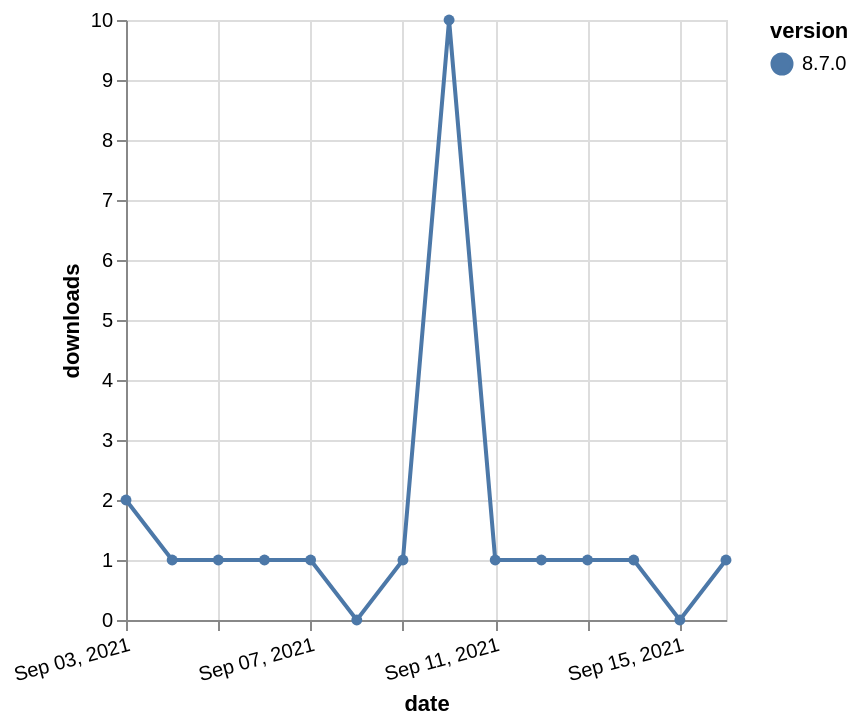

Vega-Lite specification for this chart:
### Vega-Lite specification from a JSON file in a GitHub repository (floating-point values rounded to 4 significant figures)
{"$schema": "https://vega.github.io/schema/vega-lite/v5.json", "description": "A simple bar chart with embedded data.", "data": {"values": [{"date": "2021-09-03", "total": 486, "delta": 2, "version": "8.7.0"}, {"date": "2021-09-04", "total": 487, "delta": 1, "version": "8.7.0"}, {"date": "2021-09-05", "total": 488, "delta": 1, "version": "8.7.0"}, {"date": "2021-09-06", "total": 489, "delta": 1, "version": "8.7.0"}, {"date": "2021-09-07", "total": 490, "delta": 1, "version": "8.7.0"}, {"date": "2021-09-08", "total": 490, "delta": 0, "version": "8.7.0"}, {"date": "2021-09-09", "total": 491, "delta": 1, "version": "8.7.0"}, {"date": "2021-09-10", "total": 501, "delta": 10, "version": "8.7.0"}, {"date": "2021-09-11", "total": 502, "delta": 1, "version": "8.7.0"}, {"date": "2021-09-12", "total": 503, "delta": 1, "version": "8.7.0"}, {"date": "2021-09-13", "total": 504, "delta": 1, "version": "8.7.0"}, {"date": "2021-09-14", "total": 505, "delta": 1, "version": "8.7.0"}, {"date": "2021-09-15", "total": 505, "delta": 0, "version": "8.7.0"}, {"date": "2021-09-16", "total": 506, "delta": 1, "version": "8.7.0"}]}, "width": "container", "mark": {"type": "line", "point": {"filled": true}}, "encoding": {"x": {"field": "date", "type": "temporal", "timeUnit": "yearmonthdate", "title": "date", "axis": {"labelAngle": -15}}, "y": {"field": "delta", "type": "quantitative", "title": "downloads"}, "color": {"field": "version", "type": "nominal"}, "tooltip": {"field": "delta"}}}
